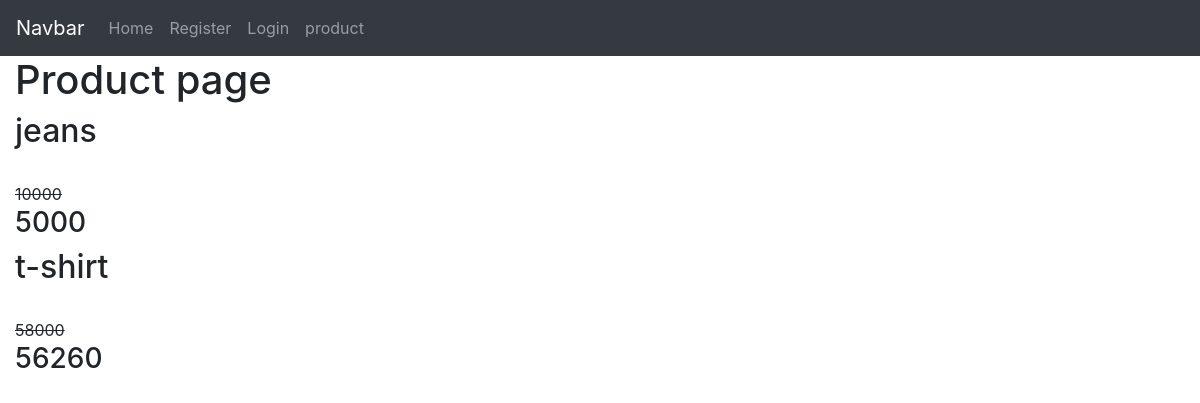
Before: /products/ with the older database file.
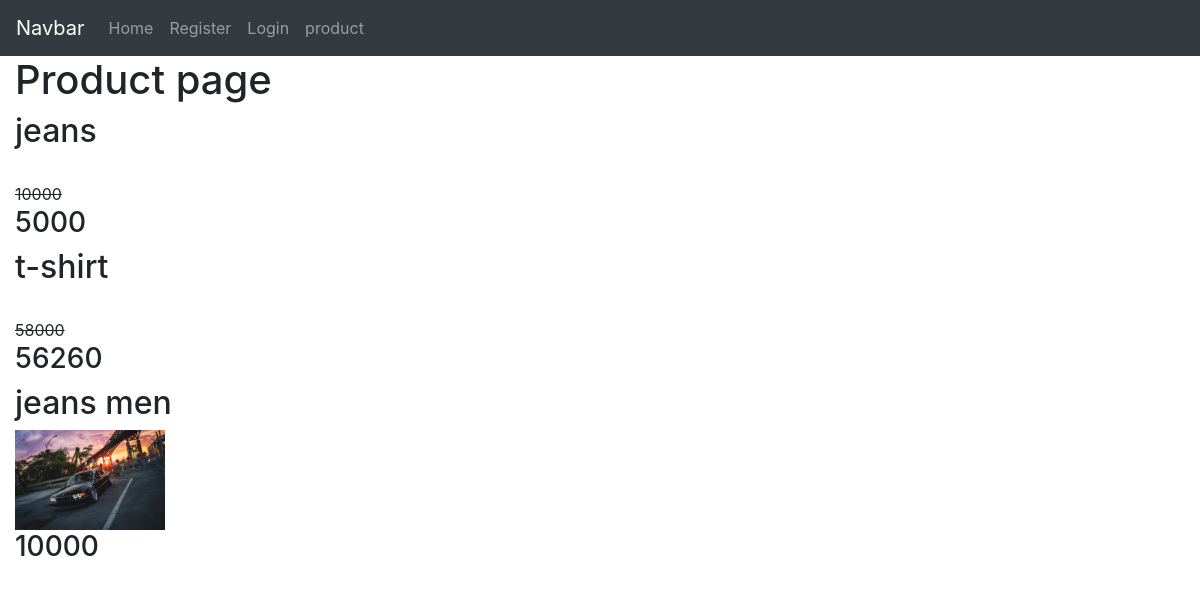
After: the same page with the newer database file.
### home/models.py (models this page shows, shortened)
class Product(models.Model):
    VARIANT = (
        ('None', 'none'),
        ('Size', 'size'),
        ('Color', 'color'),
    )
    category = models.ManyToManyField(Category, blank=True)
    name = models.CharField(max_length=200)
    amount = models.PositiveIntegerField()
    unit_price = models.PositiveIntegerField()
    discount = models.PositiveIntegerField(blank=True, null=True)
    total_price = models.PositiveIntegerField()
    information = models.TextField(blank=True, null=True)
    create = models.DateTimeField(auto_now_add=True)
    update = models.DateTimeField(auto_now=True)
    available = models.BooleanField(default=True, null=True, blank=True)
    status = models.CharField(max_length=10, null=True, blank=True, choices=VARIANT)
    image = models.FileField(upload_to='product/%Y/%m/&d')
    like = models.ManyToManyField(User, blank=True, related_name='product_like')
    total_like = models.PositiveIntegerField(default=0)
    unlike = models.ManyToManyField(User, blank=True, related_name='product_unlike')
    total_unlike = models.PositiveIntegerField(default=0)
    @property
    def total_price(self):
        if not self.discount:
            return self.unit_price
        elif self.discount:
            total = (self.discount * self.unit_price) / 100
            return int(self.unit_price - total)
        return self.total_price
    def total_like(self):
        return self.like.count()
    def total_unlike(self):
        return self.unlike.count()

### home/views.py (the view)
# urls.py: path('products/', all_product, name='all_product'),
def all_product(request, slug=None):
    products = Product.objects.all()
    category = Category.objects.filter(is_sub=False)
    if slug:
        data = Category.objects.get(slug=slug)
        products = products.filter(category=data)
    return render(request, 'home/product.html', {'products': products, 'category': category})

### home/templates/home/product.html (shortened to what this page needs)
{% extends 'base.html' %}
{% block content %}
<h1>Product page</h1>
{% for product in products %}
<h2>{{product.name}}</h2>
<a href="{% url 'home:product_detail' product.id %}"><img src="{{product.image.url}}" alt="" srcset="" style="width: 150px"><br></a>
{% if product.discount %}
<strike>{{product.unit_price}}</strike>
<h3>{{product.total_price}}</h3>
{% else %}
<h3>{{product.total_price}}</h3>
{% endif %}
{% endfor %}
{% endblock %}

Changed rows visible on the page:
added Product: name "jeans men", image (picture), total_price "10000"
